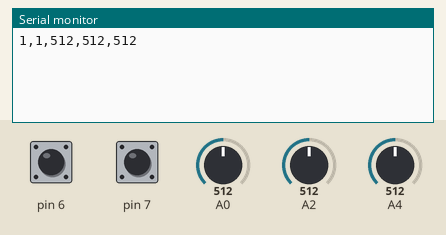
This sketch was run on a simulated Arduino Uno, built with avr-gcc and run on an emulated ATmega328P. On the bench: the last lines printed to the serial monitor. The inputs (shaded band) are chosen by the test bench; at power-on: A0 = 512, A2 = 512, A4 = 512, pin 6 HIGH, pin 7 HIGH.

Above: at 1.2 s.
1.3 s: A0 set to 716
At 2.4 s:
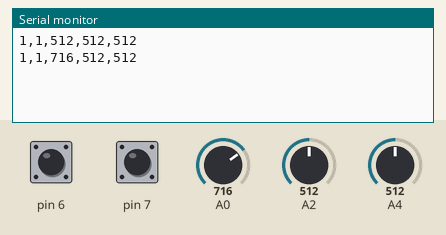
2.8 s: A2 set to 716
At 3.5 s:
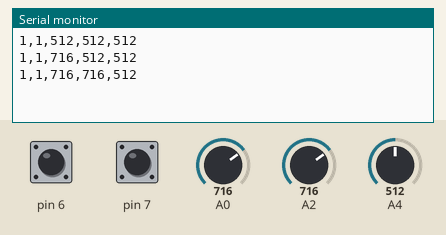
4.3 s: A4 set to 716
At 4.7 s:
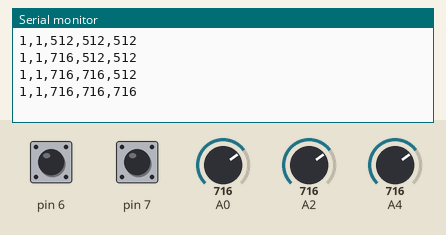
5.8 s: pin 6 pulled LOW for 0.15 s
At 6.5 s:
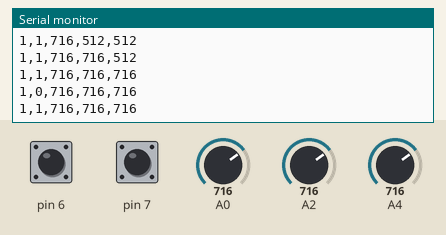
7.4 s: pin 7 pulled LOW for 0.15 s
At 8.7 s:
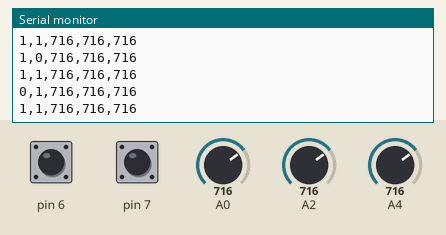
9.0 s: A0 set to 900
At 9.5 s:
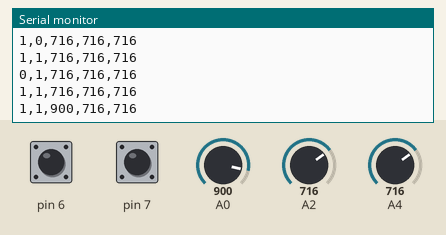
Timing chart, 0 to 11.5 s (numbered marks = the images above; inputs shaded):
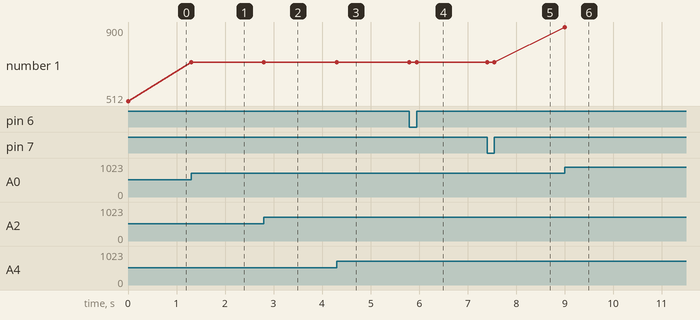

The sketch:

Arduino.ino
```cpp
struct ControllerState{
  int a;
  int b;
  int wheel;
  int acltr;
  int brk;
};

ControllerState newState;
ControllerState oldState;

char serialOutput[20];

void setup() {
  Serial.begin(115200);
  pinMode(7, INPUT_PULLUP);
  pinMode(6, INPUT_PULLUP);
}

void loop() {
  newState.a = digitalRead(7);
  newState.b = digitalRead(6);
  newState.wheel = analogRead(A0);
  newState.acltr = analogRead(A2);
  newState.brk = analogRead(A4);

  if (newState.a != oldState.a ||
      newState.b != oldState.b ||
      abs(newState.wheel - oldState.wheel) > 5 ||
      abs(newState.acltr - oldState.acltr) > 5 ||
      abs(newState.brk - oldState.brk) > 5) {

    sprintf(serialOutput, "%d,%d,%d,%d,%d", newState.a, newState.b, newState.wheel, newState.acltr, newState.brk);

    Serial.println(serialOutput);

    oldState = newState;
  }

  //Serial.println(analogRead(A0));
}
```

Measured:
- after the input at 1.3 s, the serial monitor: prints a new line at once (image 1)
- after the input at 2.8 s, the serial monitor: prints a new line at once (image 2)
- after the input at 4.3 s, the serial monitor: prints a new line at once (image 3)
- after the input at 5.8 s, the serial monitor: prints a new line at once (image 4)
- after the input at 7.4 s, the serial monitor: prints a new line at once (image 5)
- after the input at 9.0 s, the serial monitor: prints a new line at once (image 6)
- plotted number 1: 512 → 716 after the input at 1.3 s, 716 → 900 after the input at 9.0 s
